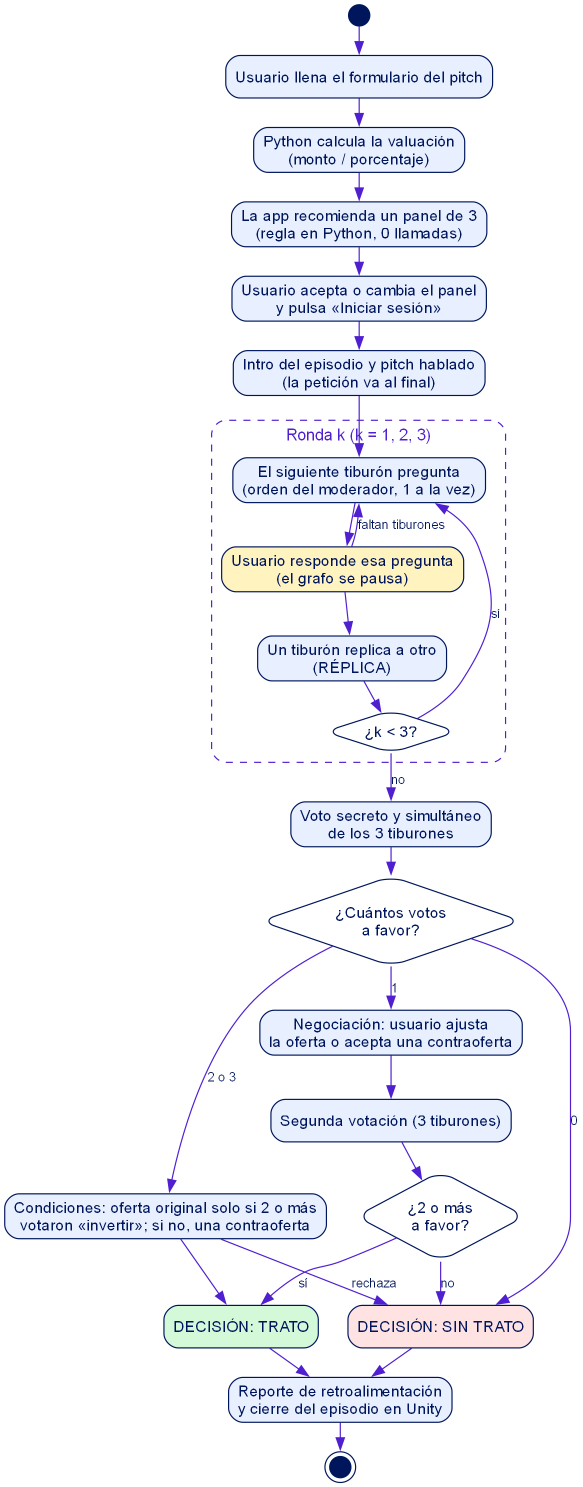
#> input picture docs/figuras/f01_actividades.png, 1165 x 2974 px, given in place of f01_actividades.png.png, which was not available (shown at 1/2 size)
$ python a_jpg.py f01_actividades.png
#> lines starting #> are read from the running program, lines starting #| are printed output that depends on the picture
"""Convierte las figuras PNG indicadas a docs/img/*.jpg."""
import sys
from pathlib import Path
from PIL import Image

AQUI = Path(__file__).resolve().parent
for nombre in sys.argv[1:]:
    im = Image.open(AQUI / f"{nombre}.png").convert("RGB")
    im.thumbnail((2200, 2200))
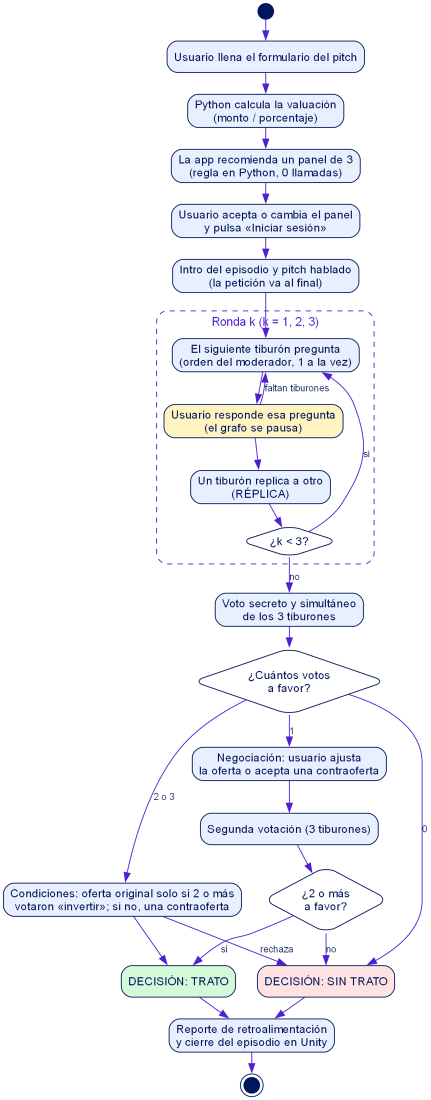
#> im: PIL image 862x2200 RGB (shown at 1/2 size); mean R, G, B 242.4, 243.6, 248.1
    im.save(AQUI.parent / "img" / f"{nombre}.jpg", quality=90)

$ run again, on docs/figuras/f05_clases.png
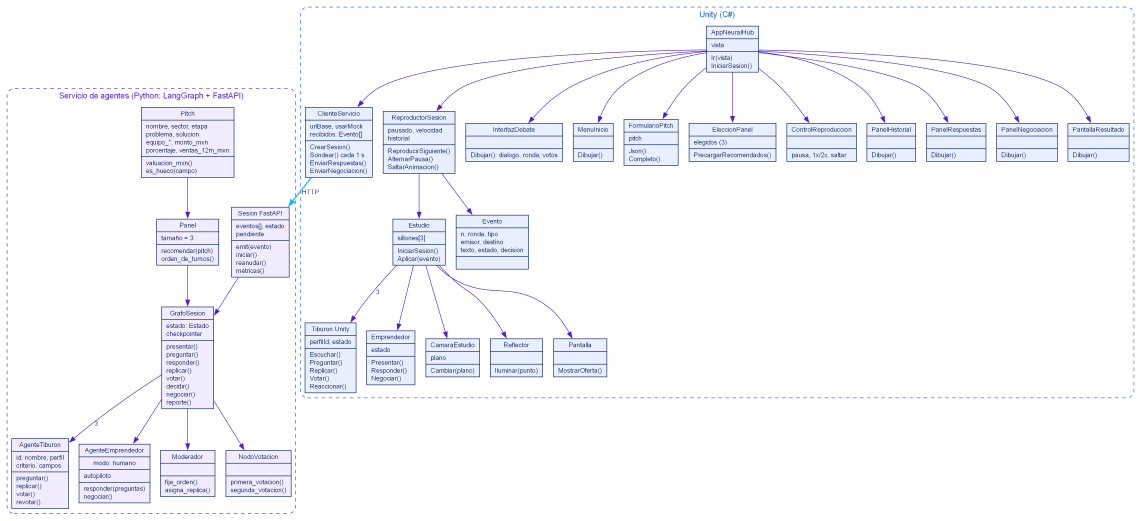
#> input picture docs/figuras/f05_clases.png, 4564 x 2083 px, given in place of f05_clases.png.png, which was not available (shown at 1/4 size)
#> `im.thumbnail((2200, 2200))`:
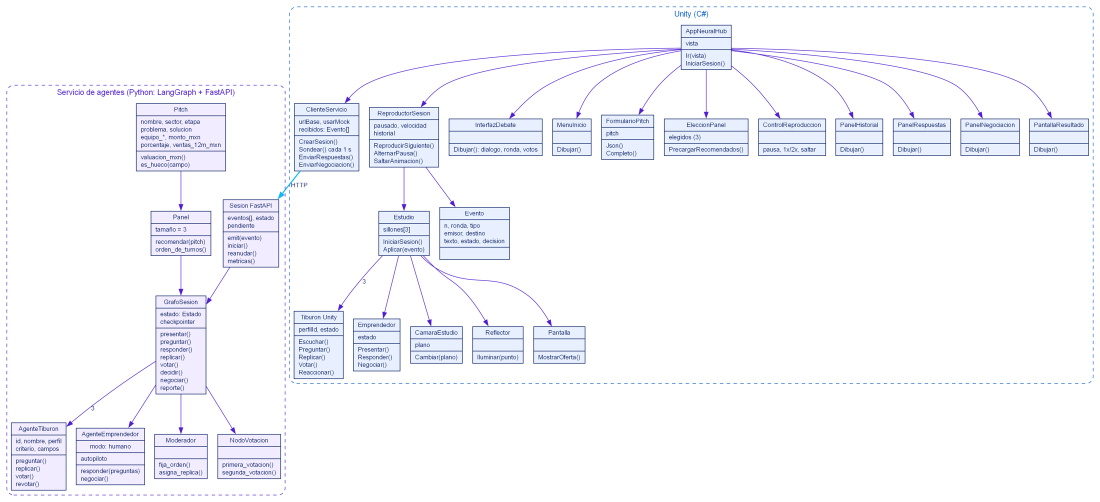
#> im: PIL image 2200x1004 RGB (shown at 1/2 size); mean R, G, B 246.6, 247.3, 251.6

$ run again, on docs/figuras/f05a_clases_servicio.png
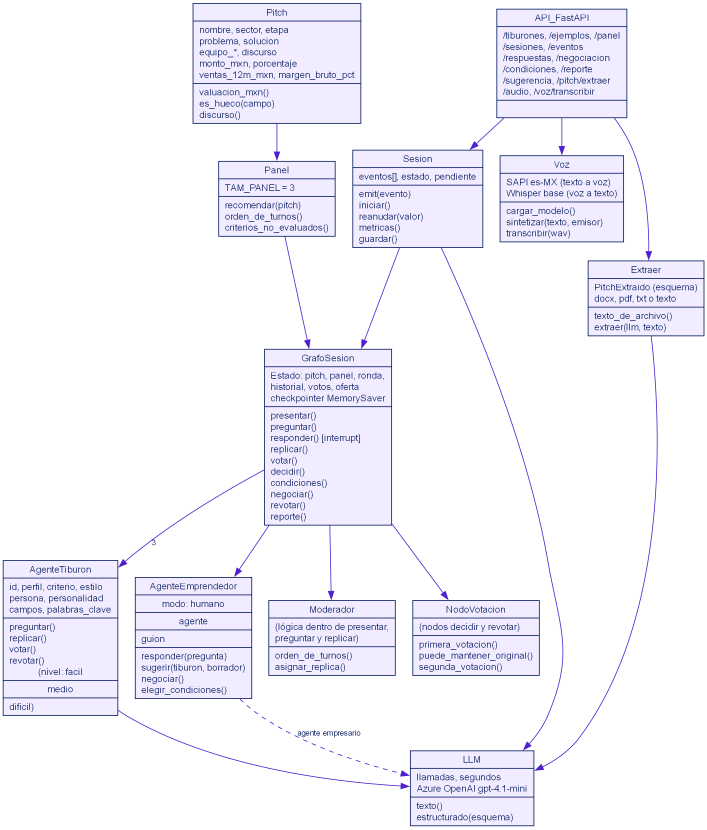
#> input picture docs/figuras/f05a_clases_servicio.png, 2121 x 2488 px, given in place of f05a_clases_servicio.png.png, which was not available (shown at 1/3 size)
#> im is the input picture: PIL image 2121x2488 RGB; mean R, G, B 243.8, 243, 250.3
#> `im.thumbnail((2200, 2200))`:
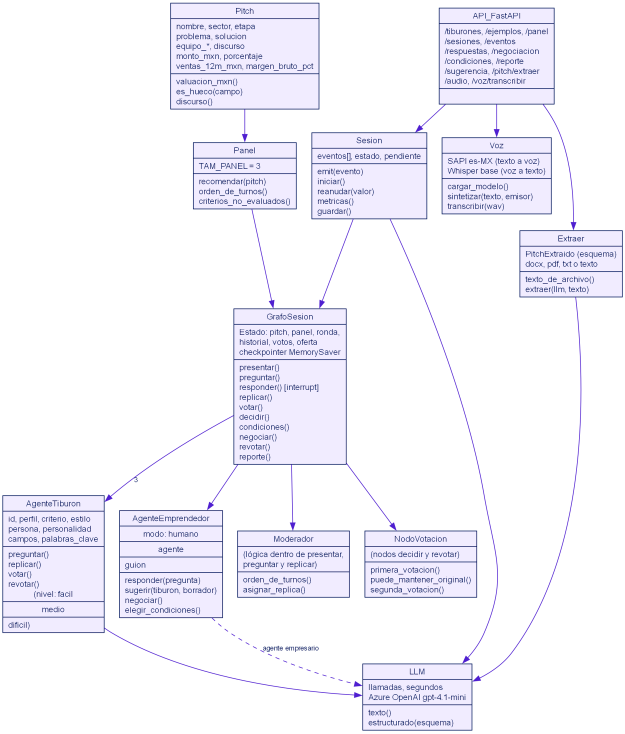
#> im: PIL image 1875x2200 RGB (shown at 1/3 size); mean R, G, B 243.9, 243, 250.1

$ run again, on docs/figuras/f05b_clases_unity.png
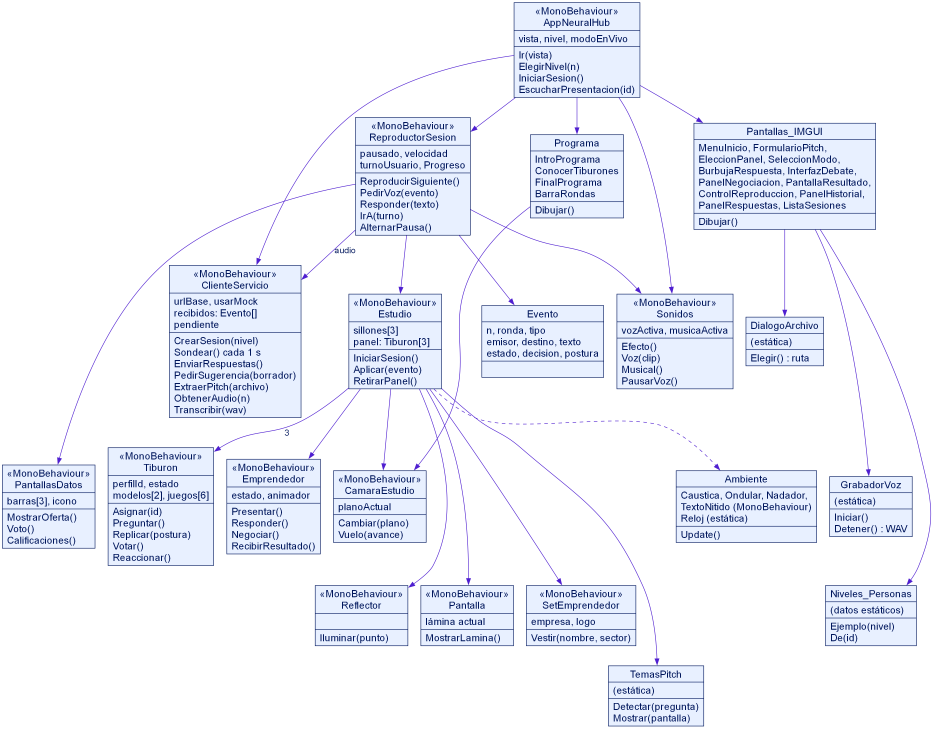
#> input picture docs/figuras/f05b_clases_unity.png, 3733 x 2915 px, given in place of f05b_clases_unity.png.png, which was not available (shown at 1/4 size)
#> `im.thumbnail((2200, 2200))`:
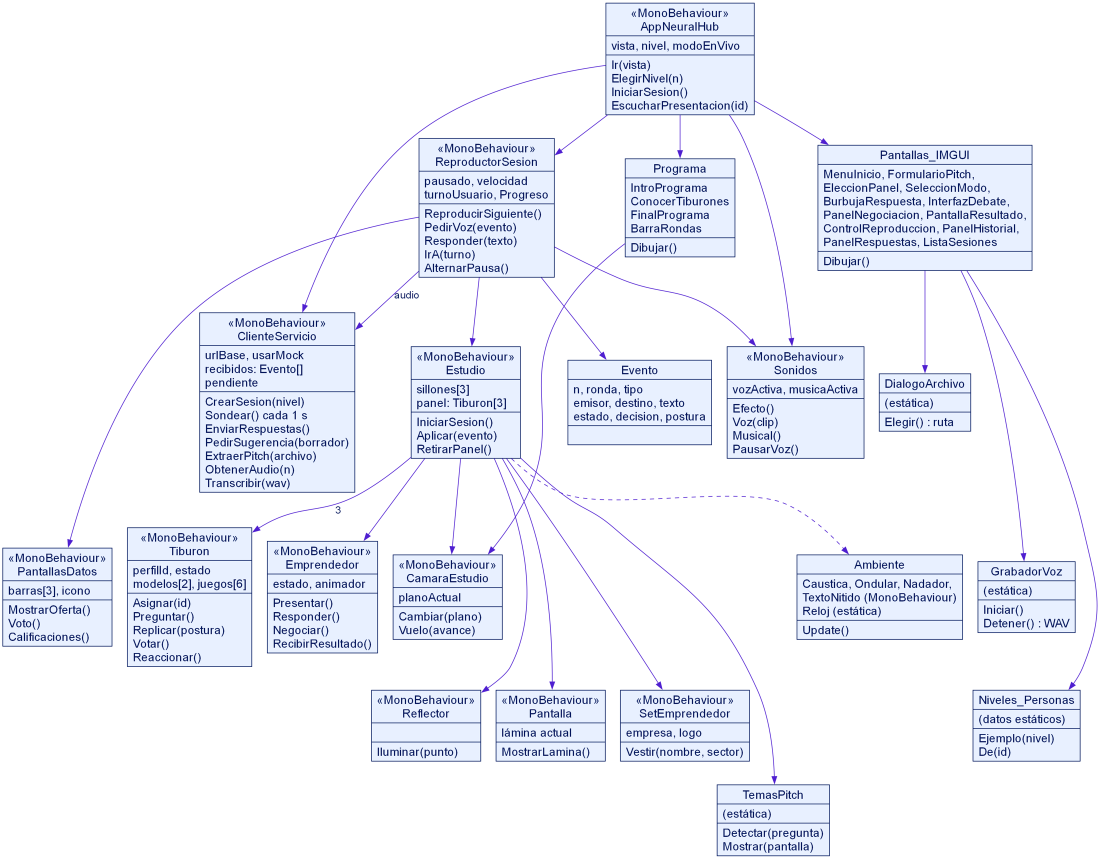
#> im: PIL image 2200x1718 RGB (shown at 1/2 size); mean R, G, B 239.3, 241.7, 248.5
